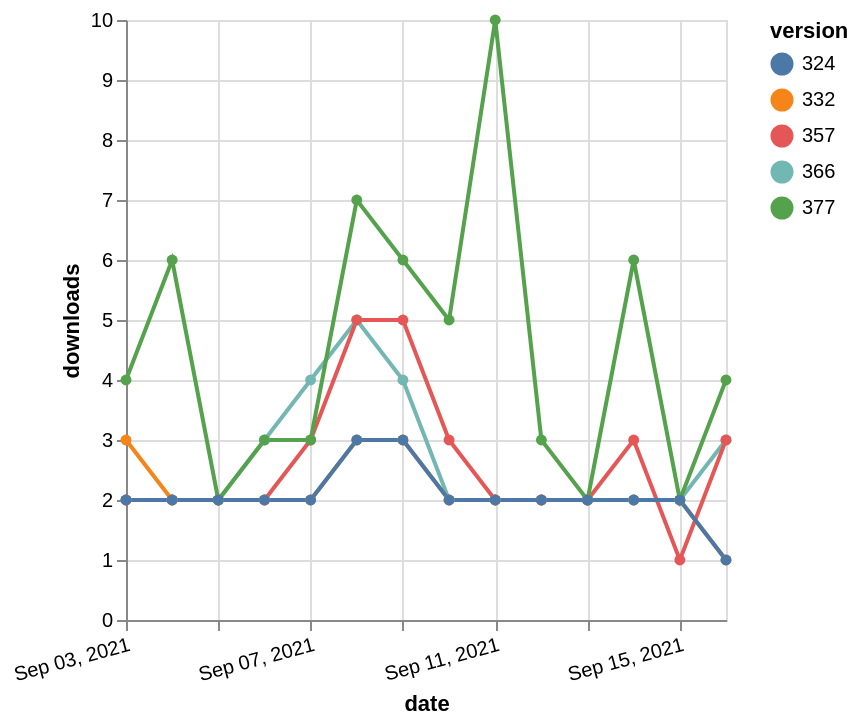

Write a Vega-Lite specification for this figure.
### Vega-Lite specification from a JSON file in a GitHub repository (floating-point values rounded to 4 significant figures)
{"$schema": "https://vega.github.io/schema/vega-lite/v5.json", "description": "A simple bar chart with embedded data.", "data": {"values": [{"date": "2021-09-03", "total": 3953, "delta": 2, "version": "366"}, {"date": "2021-09-04", "total": 3955, "delta": 2, "version": "366"}, {"date": "2021-09-05", "total": 3957, "delta": 2, "version": "366"}, {"date": "2021-09-06", "total": 3960, "delta": 3, "version": "366"}, {"date": "2021-09-07", "total": 3964, "delta": 4, "version": "366"}, {"date": "2021-09-08", "total": 3969, "delta": 5, "version": "366"}, {"date": "2021-09-09", "total": 3973, "delta": 4, "version": "366"}, {"date": "2021-09-10", "total": 3975, "delta": 2, "version": "366"}, {"date": "2021-09-11", "total": 3977, "delta": 2, "version": "366"}, {"date": "2021-09-12", "total": 3979, "delta": 2, "version": "366"}, {"date": "2021-09-13", "total": 3981, "delta": 2, "version": "366"}, {"date": "2021-09-14", "total": 3983, "delta": 2, "version": "366"}, {"date": "2021-09-15", "total": 3985, "delta": 2, "version": "366"}, {"date": "2021-09-16", "total": 3988, "delta": 3, "version": "366"}, {"date": "2021-09-03", "total": 6851, "delta": 2, "version": "357"}, {"date": "2021-09-04", "total": 6853, "delta": 2, "version": "357"}, {"date": "2021-09-05", "total": 6855, "delta": 2, "version": "357"}, {"date": "2021-09-06", "total": 6857, "delta": 2, "version": "357"}, {"date": "2021-09-07", "total": 6860, "delta": 3, "version": "357"}, {"date": "2021-09-08", "total": 6865, "delta": 5, "version": "357"}, {"date": "2021-09-09", "total": 6870, "delta": 5, "version": "357"}, {"date": "2021-09-10", "total": 6873, "delta": 3, "version": "357"}, {"date": "2021-09-11", "total": 6875, "delta": 2, "version": "357"}, {"date": "2021-09-12", "total": 6877, "delta": 2, "version": "357"}, {"date": "2021-09-13", "total": 6879, "delta": 2, "version": "357"}, {"date": "2021-09-14", "total": 6882, "delta": 3, "version": "357"}, {"date": "2021-09-15", "total": 6883, "delta": 1, "version": "357"}, {"date": "2021-09-16", "total": 6886, "delta": 3, "version": "357"}, {"date": "2021-09-03", "total": 5620, "delta": 3, "version": "332"}, {"date": "2021-09-04", "total": 5622, "delta": 2, "version": "332"}, {"date": "2021-09-05", "total": 5624, "delta": 2, "version": "332"}, {"date": "2021-09-06", "total": 5626, "delta": 2, "version": "332"}, {"date": "2021-09-07", "total": 5628, "delta": 2, "version": "332"}, {"date": "2021-09-08", "total": 5631, "delta": 3, "version": "332"}, {"date": "2021-09-09", "total": 5634, "delta": 3, "version": "332"}, {"date": "2021-09-10", "total": 5636, "delta": 2, "version": "332"}, {"date": "2021-09-11", "total": 5638, "delta": 2, "version": "332"}, {"date": "2021-09-12", "total": 5640, "delta": 2, "version": "332"}, {"date": "2021-09-13", "total": 5642, "delta": 2, "version": "332"}, {"date": "2021-09-14", "total": 5644, "delta": 2, "version": "332"}, {"date": "2021-09-15", "total": 5646, "delta": 2, "version": "332"}, {"date": "2021-09-16", "total": 5647, "delta": 1, "version": "332"}, {"date": "2021-09-03", "total": 3439, "delta": 4, "version": "377"}, {"date": "2021-09-04", "total": 3445, "delta": 6, "version": "377"}, {"date": "2021-09-05", "total": 3447, "delta": 2, "version": "377"}, {"date": "2021-09-06", "total": 3450, "delta": 3, "version": "377"}, {"date": "2021-09-07", "total": 3453, "delta": 3, "version": "377"}, {"date": "2021-09-08", "total": 3460, "delta": 7, "version": "377"}, {"date": "2021-09-09", "total": 3466, "delta": 6, "version": "377"}, {"date": "2021-09-10", "total": 3471, "delta": 5, "version": "377"}, {"date": "2021-09-11", "total": 3481, "delta": 10, "version": "377"}, {"date": "2021-09-12", "total": 3484, "delta": 3, "version": "377"}, {"date": "2021-09-13", "total": 3486, "delta": 2, "version": "377"}, {"date": "2021-09-14", "total": 3492, "delta": 6, "version": "377"}, {"date": "2021-09-15", "total": 3494, "delta": 2, "version": "377"}, {"date": "2021-09-16", "total": 3498, "delta": 4, "version": "377"}, {"date": "2021-09-03", "total": 3585, "delta": 2, "version": "324"}, {"date": "2021-09-04", "total": 3587, "delta": 2, "version": "324"}, {"date": "2021-09-05", "total": 3589, "delta": 2, "version": "324"}, {"date": "2021-09-06", "total": 3591, "delta": 2, "version": "324"}, {"date": "2021-09-07", "total": 3593, "delta": 2, "version": "324"}, {"date": "2021-09-08", "total": 3596, "delta": 3, "version": "324"}, {"date": "2021-09-09", "total": 3599, "delta": 3, "version": "324"}, {"date": "2021-09-10", "total": 3601, "delta": 2, "version": "324"}, {"date": "2021-09-11", "total": 3603, "delta": 2, "version": "324"}, {"date": "2021-09-12", "total": 3605, "delta": 2, "version": "324"}, {"date": "2021-09-13", "total": 3607, "delta": 2, "version": "324"}, {"date": "2021-09-14", "total": 3609, "delta": 2, "version": "324"}, {"date": "2021-09-15", "total": 3611, "delta": 2, "version": "324"}, {"date": "2021-09-16", "total": 3612, "delta": 1, "version": "324"}]}, "width": "container", "mark": {"type": "line", "point": {"filled": true}}, "encoding": {"x": {"field": "date", "type": "temporal", "timeUnit": "yearmonthdate", "title": "date", "axis": {"labelAngle": -15}}, "y": {"field": "delta", "type": "quantitative", "title": "downloads"}, "color": {"field": "version", "type": "nominal"}, "tooltip": {"field": "delta"}}}
